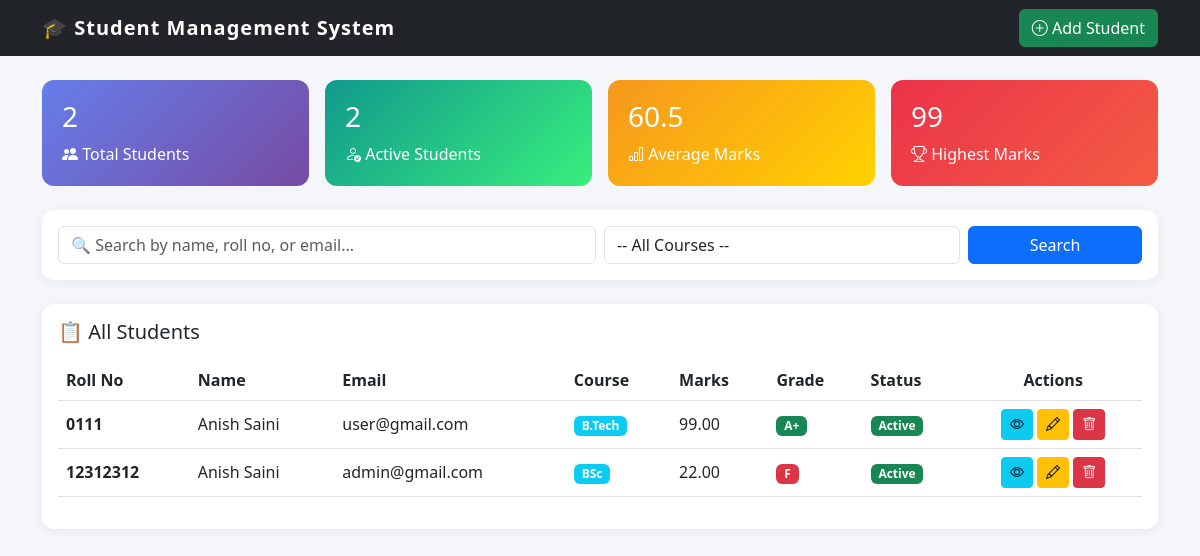
The page /students/ on the database its author committed.
### students/models.py (models this page shows, shortened)
class Student(models.Model):
    COURSE_CHOICES = [
        ('BCA', 'BCA'),
        ('MCA', 'MCA'),
        ('B.Tech', 'B.Tech'),
        ('M.Tech', 'M.Tech'),
        ('BSc', 'BSc'),
        ('MSc', 'MSc'),
    ]
    roll_no = models.CharField(max_length=20, unique=True)
    name = models.CharField(max_length=100)
    email = models.EmailField(unique=True)
    age = models.PositiveIntegerField()
    course = models.CharField(max_length=20, choices=COURSE_CHOICES)
    marks = models.DecimalField(max_digits=5, decimal_places=2)
    phone = models.CharField(max_length=15, blank=True)
    address = models.TextField(blank=True)
    admission_date = models.DateField(auto_now_add=True)
    is_active = models.BooleanField(default=True)
    Descripstion = models.TextField(default="")
    class Meta:
        ordering = ['roll_no']
    @property
    def grade(self):
        m = float(self.marks)
        if m >= 90: return "A+"
        elif m >= 80: return "A"
        elif m >= 70: return "B"
        elif m >= 60: return "C"
        elif m >= 50: return "D"
        else: return "F"

### students/views.py (the view)
# urls.py: path('', views.student_list, name='student_list'),
def student_list(request):
    query = request.GET.get('q', '')
    course = request.GET.get('course', '')
    students = Student.objects.all()
    if query:
        students = students.filter(
            Q(name__icontains=query) |
            Q(roll_no__icontains=query) |
            Q(email__icontains=query)
        )
    if course:
        students = students.filter(course=course)
    stats = {
        'total': Student.objects.count(),
        'active': Student.objects.filter(is_active=True).count(),
        'avg_marks': Student.objects.aggregate(Avg('marks'))['marks__avg'] or 0,
        'top_marks': Student.objects.aggregate(Max('marks'))['marks__max'] or 0,
    }
    courses = Student.COURSE_CHOICES
    context = {
        'students': students,
        'query': query,
        'selected_course': course,
        'courses': courses,
        'stats': stats,
    }
    return render(request, 'students/student_list.html', context)

### students/templates/students/student_list.html (shortened to what this page needs)
{% extends 'students/base.html' %}
{% block content %}
<div class="row g-3 mb-4">
    <div class="col-md-3">
        <div class="stat-card bg-1">
            <h3>{{ stats.total }}</h3>
            <p class="mb-0"><i class="bi bi-people-fill"></i> Total Students</p>
        </div>
    </div>
    <div class="col-md-3">
        <div class="stat-card bg-2">
            <h3>{{ stats.active }}</h3>
            <p class="mb-0"><i class="bi bi-person-check"></i> Active Students</p>
        </div>
    </div>
    <div class="col-md-3">
        <div class="stat-card bg-3">
            <h3>{{ stats.avg_marks|floatformat:1 }}</h3>
            <p class="mb-0"><i class="bi bi-bar-chart"></i> Average Marks</p>
        </div>
    </div>
    <div class="col-md-3">
        <div class="stat-card bg-4">
            <h3>{{ stats.top_marks }}</h3>
            <p class="mb-0"><i class="bi bi-trophy"></i> Highest Marks</p>
        </div>
    </div>
</div>
<div class="card mb-4 p-3">
    <form method="GET" class="row g-2">
        <div class="col-md-6">
            <input type="text" name="q" value="{{ query }}" class="form-control"
                   placeholder="🔍 Search by name, roll no, or email...">
        </div>
        <div class="col-md-4">
            <select name="course" class="form-control">
                <option value="">-- All Courses --</option>
            </select>
        </div>
        <div class="col-md-2">
            <button class="btn btn-primary w-100">Search</button>
        </div>
    </form>
</div>
<div class="card p-3">
    <h5 class="mb-3">📋 All Students</h5>
    <div class="table-responsive">
        <table class="table table-hover align-middle">
            <thead>
                <tr>
                    <th>Roll No</th>
                    <th>Name</th>
                    <th>Email</th>
                    <th>Course</th>
                    <th>Marks</th>
                    <th>Grade</th>
                    <th>Status</th>
                    <th class="text-center">Actions</th>
                </tr>
            </thead>
            <tbody>
                {% for s in students %}
                <tr>
                    <td><strong>{{ s.roll_no }}</strong></td>
                    <td>{{ s.name }}</td>
                    <td>{{ s.email }}</td>
                    <td><span class="badge bg-info">{{ s.course }}</span></td>
                    <td>{{ s.marks }}</td>
                    <td>
                        <span class="badge
                            {% if s.grade == 'A+' or s.grade == 'A' %}bg-success
                            {% elif s.grade == 'B' %}bg-primary
                            {% elif s.grade == 'C' %}bg-warning
                            {% else %}bg-danger{% endif %}">
                            {{ s.grade }}
                        </span>
                    </td>
                    <td>
                        {% if s.is_active %}
                            <span class="badge bg-success">Active</span>
                        {% else %}
                            <span class="badge bg-secondary">Inactive</span>
                        {% endif %}
                    </td>
                    <td class="text-center">
                        <a href="{% url 'student_detail' s.pk %}" class="btn btn-sm btn-info" title="View">
                            <i class="bi bi-eye"></i>
                        </a>
                        <a href="{% url 'student_update' s.pk %}" class="btn btn-sm btn-warning" title="Edit">
                            <i class="bi bi-pencil"></i>
                        </a>
                        <a href="{% url 'student_delete' s.pk %}" class="btn btn-sm btn-danger" title="Delete">
                            <i class="bi bi-trash"></i>
                        </a>
                    </td>
                </tr>
                {% endfor %}
            </tbody>
        </table>
    </div>
</div>
{% endblock %}

### students/templates/students/base.html (shortened to what this page needs)
<!DOCTYPE html>
<html lang="en">
<head>
    <link href="https://cdn.jsdelivr.net/npm/bootstrap@5.3.0/dist/css/bootstrap.min.css" rel="stylesheet">
    <link href="https://cdn.jsdelivr.net/npm/bootstrap-icons@1.10.5/font/bootstrap-icons.css" rel="stylesheet">
</head>
<body>
<nav class="navbar navbar-dark bg-dark mb-4">
    <div class="container">
        <a class="navbar-brand" href="{% url 'student_list' %}">
            🎓 Student Management System
        </a>
        <a href="{% url 'student_create' %}" class="btn btn-success">
            <i class="bi bi-plus-circle"></i> Add Student
        </a>
    </div>
</nav>
<div class="container">
    {% block content %}{% endblock %}
</div>
</body>
</html>

### students/templates/students/base.html (style rules this page uses)
body { background: #f4f6f9; }
.navbar-brand { font-weight: 700; letter-spacing: 1px; }
.card { border: none; border-radius: 12px; box-shadow: 0 2px 12px rgba(0,0,0,0.06); }
.stat-card { border-radius: 12px; color: white; padding: 20px; }
.bg-1 { background: linear-gradient(135deg,#667eea,#764ba2); }
.bg-2 { background: linear-gradient(135deg,#11998e,#38ef7d); }
.bg-3 { background: linear-gradient(135deg,#f7971e,#ffd200); }
.bg-4 { background: linear-gradient(135deg,#eb3349,#f45c43); }
.table thead { background: #2c3e50; color: white; }

### rows shown on the page
Student: roll_no "0111", name "Anish Saini", email "user@gmail.com", course "B.Tech", marks "99.00", grade "A+", is_active "Active"
Student: roll_no "12312312", name "Anish Saini", email "admin@gmail.com", course "BSc", marks "22.00", grade "F", is_active "Active"

### other values the page prints
{{ stats.total }} "2"
{{ stats.active }} "2"
{{ stats.avg_marks|floatformat:1 }} "60.5"
{{ stats.top_marks }} "99"
